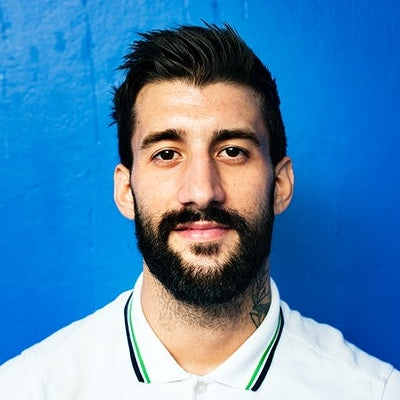
#> input picture input2.jpg, 400 x 400 px
$ python question1a.py
#> lines starting #> are read from the running program, lines starting #| are printed output that depends on the picture; after the words box and inside, x2 and y2 are one past the last pixel; in counts of white or black regions, pixels touching at a corner belong together
import numpy as np
import cv2
from numpy.lib.type_check import imag

#creates mask
def create_mask(img):
    mask = np.zeros((len(img),len(img[0])), np.uint8)
    pts = np.array([[211,114],[275,363],[215,303],[188,75]], np.int32)
    pts = pts.reshape((-1,1,2))
    cv2.fillPoly(mask,[pts],220)
    mask = cv2.GaussianBlur(mask, (21,21),20 )

    return mask

#darkens sample image
def darken_image(img):
    img_hsv = cv2.cvtColor(img, cv2.COLOR_BGR2HSV)
    for x in range (len(img_hsv)):
        for y in range (len(img_hsv[0])):
            if (img_hsv[x,y][2] - 120) >= 0:
                img_hsv[x,y][2] -= 120
            else:
                img_hsv[x,y][2] = 0

    #returns hsv form of the image
    return img_hsv

def combine_mask(img_hsv, mask):
#applies mask to image
    mask = cv2.cvtColor(mask, cv2.COLOR_GRAY2RGB)
    mask_hsv = cv2.cvtColor(mask, cv2.COLOR_RGB2HSV)

    for x in range (0, len(img_hsv)):
        for y in range (0, len(img_hsv[0])):
            if (mask_hsv[x,y][2] != 0) and ((img_hsv[x,y][2] + (mask_hsv[x,y][2] // 2)) <= 255):
                img_hsv[x,y][2] += (mask_hsv[x,y][2] // 2)
            else: continue

    filtered_image = cv2.cvtColor(img_hsv, cv2.COLOR_HSV2BGR)

    return filtered_image

#reads in sample image
img = cv2.imread('input2.jpg', cv2.IMREAD_COLOR)
#> img is the input picture: shape (400, 400, 3); mean B, G, R 176.8, 133.1, 78.9

#uses custom functions to apply white light streak effect
filtered_image = combine_mask(darken_image(img), create_mask(img))
#> in darken_image, `img_hsv = cv2.cvtColor(img, cv2.COLOR_BGR2HSV)`: img_hsv: shape (400, 400, 3); mean H, S, V 83.3, 168.8, 190.6
#> after the loop in darken_image, `for x in range (len(img_hsv)):`: img_hsv: shape (400, 400, 3); mean H, S, V 83.3, 168.8, 82.3
#> in create_mask, `mask = np.zeros((len(img),len(img[0])), np.uint8)`: mask: shape (400, 400); every value is 0
#> in create_mask, `cv2.fillPoly(mask,[pts],220)`:
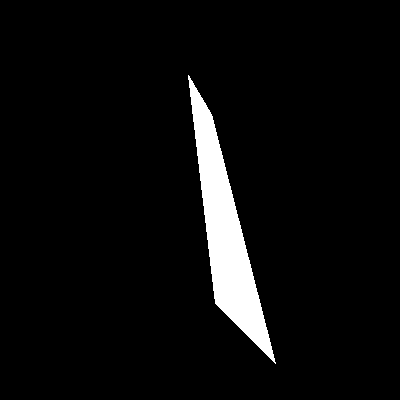
#> mask: shape (400, 400); values 0 (black) and 220 (white), 5% white; 1 white region, box (x1, y1, x2, y2) and area: (188, 75, 276, 364) 7936
#> in create_mask, `mask = cv2.GaussianBlur(mask, (21,21),20 )`:
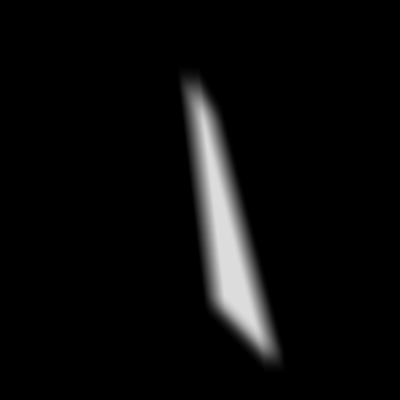
#> mask: shape (400, 400); min 0, max 220, mean 10.9
#> in combine_mask, `mask_hsv = cv2.cvtColor(mask, cv2.COLOR_RGB2HSV)`: mask_hsv: shape (400, 400, 3); mean H, S, V 0, 0, 10.9
#> after the loop in combine_mask, `for x in range (0, len(img_hsv)):`: img_hsv: shape (400, 400, 3); mean H, S, V 83.3, 168.8, 87.8
#> in combine_mask, `filtered_image = cv2.cvtColor(img_hsv, cv2.COLOR_HSV2BGR)`:
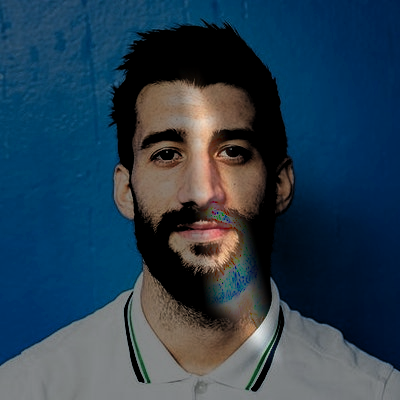
#> filtered_image: shape (400, 400, 3); mean B, G, R 80.5, 62.9, 40.5

#displays generated images
cv2.imshow('Original Image', img)
cv2.imshow('Filtered Image', filtered_image)

key = cv2.waitKey(0);
#> (key x is pressed here)

if (key == ord('x')):
        cv2.destroyAllWindows()
else:
    print("No image file successfully loaded.")

$ run again, with input1.jpg copied over input2.jpg
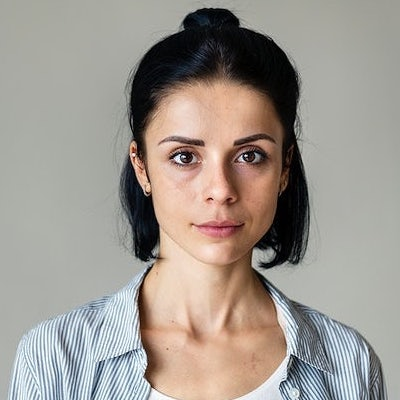
#> input picture input1.jpg, 400 x 400 px
#> img is the input picture: shape (400, 400, 3); mean B, G, R 143.9, 151.2, 158.4
#> mask_hsv: shape (400, 400, 3); mean H, S, V 0, 0, 10.9
#> in combine_mask, `filtered_image = cv2.cvtColor(img_hsv, cv2.COLOR_HSV2BGR)`:
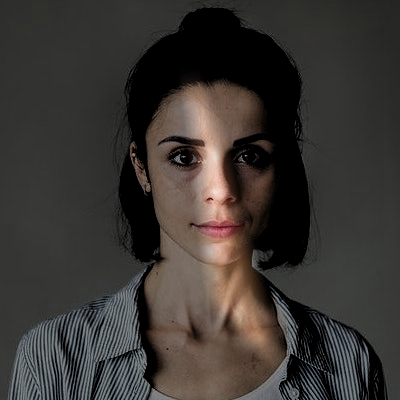
#> filtered_image: shape (400, 400, 3); mean B, G, R 51.2, 54.6, 58.4

$ run again, with peppers.png saved as input2.jpg
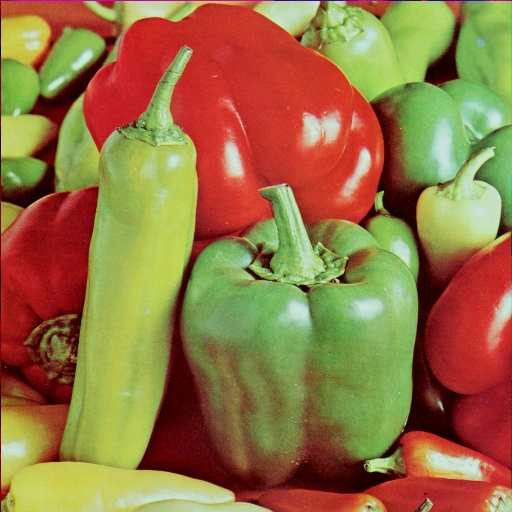
#> input picture peppers.png, 512 x 512 px
#> img is the input picture: shape (512, 512, 3); mean B, G, R 66.7, 115.7, 149.8
#> in create_mask, `cv2.fillPoly(mask,[pts],220)`:
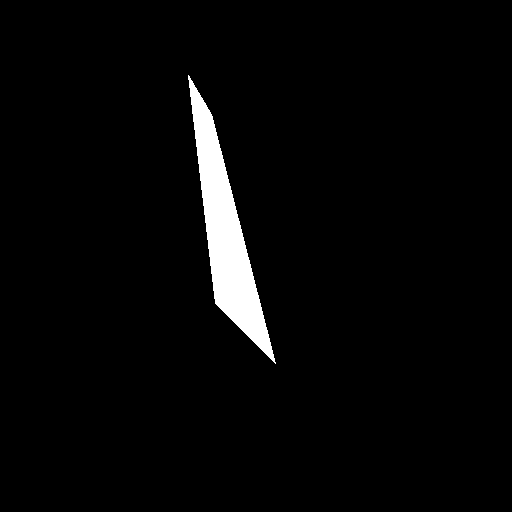
#> mask: shape (512, 512); values 0 (black) and 220 (white), 3% white; 1 white region, box (x1, y1, x2, y2) and area: (188, 75, 276, 364) 7936
#> mask_hsv: shape (512, 512, 3); mean H, S, V 0, 0, 6.7
#> in combine_mask, `filtered_image = cv2.cvtColor(img_hsv, cv2.COLOR_HSV2BGR)`:
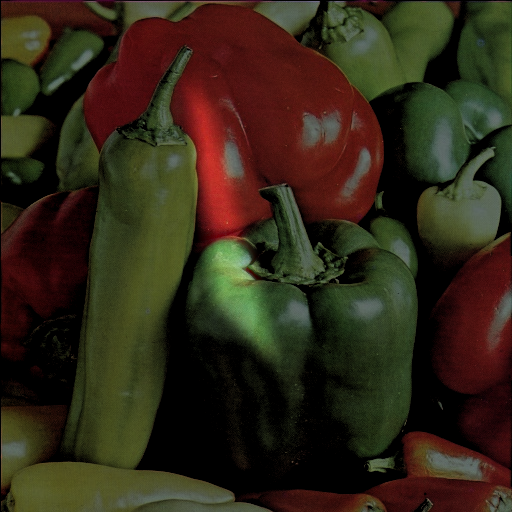
#> filtered_image: shape (512, 512, 3); mean B, G, R 23.3, 39.8, 49.5
